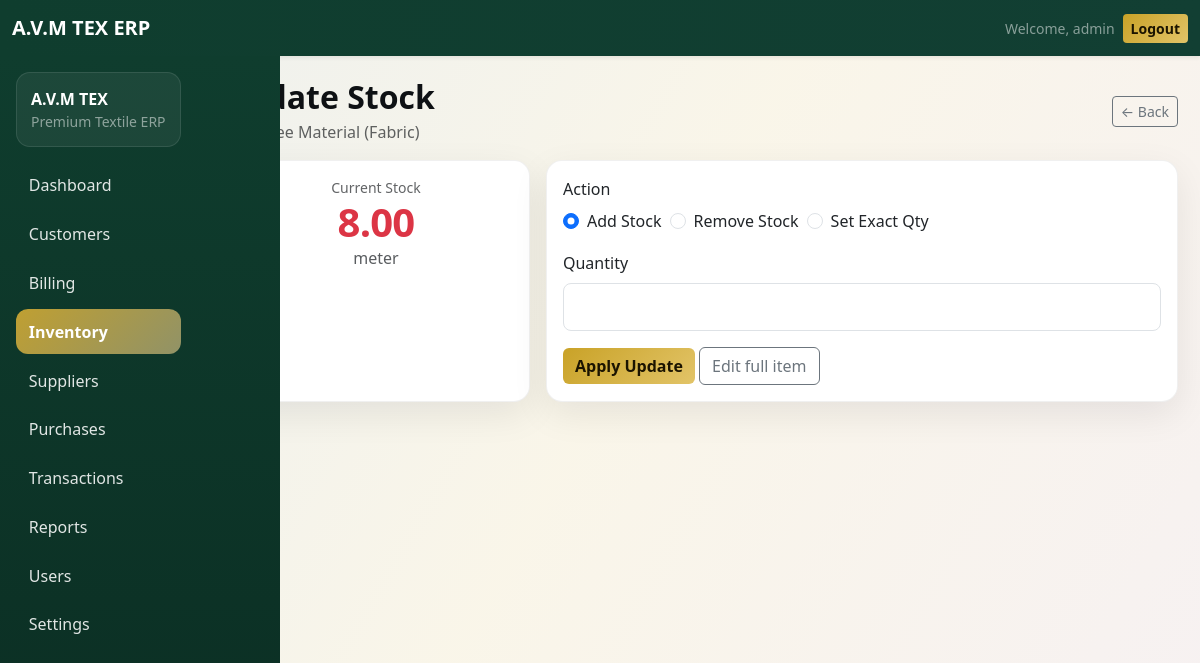
Screenshot of /avm-tex/inventory/stock_update.php?id=2 (signed in) with the database file from the repository.
### tables this page shows
CREATE TABLE IF NOT EXISTS inventory (
  id INT UNSIGNED NOT NULL AUTO_INCREMENT,
  product_name VARCHAR(200) NOT NULL,
  category VARCHAR(100) NOT NULL DEFAULT 'General',
  quantity DECIMAL(12,2) NOT NULL DEFAULT 0,
  unit VARCHAR(30) NOT NULL DEFAULT 'pcs',
  purchase_price DECIMAL(12,2) NOT NULL DEFAULT 0,
  selling_price DECIMAL(12,2) NOT NULL DEFAULT 0,
  supplier VARCHAR(150) DEFAULT NULL,
  gst_percentage DECIMAL(5,2) NOT NULL DEFAULT 0,
  barcode VARCHAR(50) DEFAULT NULL,
  created_at TIMESTAMP NOT NULL DEFAULT CURRENT_TIMESTAMP,
  updated_at TIMESTAMP NOT NULL DEFAULT CURRENT_TIMESTAMP ON UPDATE CURRENT_TIMESTAMP,
  PRIMARY KEY (id),
  KEY idx_inventory_product (product_name),
  KEY idx_inventory_category (category),
  KEY idx_inventory_barcode (barcode),
  KEY idx_inventory_quantity (quantity)
);

### avm-tex/inventory/stock_update.php (the view, shortened to what this page needs)
<?php
require_once __DIR__ . '/../config/db.php';
$id = (int)($_GET['id'] ?? $_POST['id'] ?? 0);
$errors = [];
$stmt = $pdo->prepare(
    'SELECT id, product_name, quantity, unit, category FROM inventory WHERE id = :id LIMIT 1'
);
$stmt->execute([':id' => $id]);
$item = $stmt->fetch();
$currentQty = (float)$item['quantity'];
$form = [
    'stock_action' => (string)($_POST['stock_action'] ?? 'add'),
    'adjust_qty' => (string)($_POST['adjust_qty'] ?? ''),
];
require_once __DIR__ . '/../includes/header.php';
require_once __DIR__ . '/../includes/sidebar.php';
?>
<div class="container-fluid">
    <div class="row">
        <div class="d-none d-lg-block col-lg-3 col-xl-2 p-0" aria-hidden="true"></div>
        <main class="col-12 col-lg-9 col-xl-10 avm-content">
<div class="d-flex align-items-center justify-content-between mb-3">
    <div>
        <h2 class="mb-1 fw-bold">Update Stock</h2>
        <div class="avm-muted"><?= htmlspecialchars($item['product_name']) ?> (<?= htmlspecialchars($item['category']) ?>)</div>
    </div>
    <a href="<?= APP_BASE ?>/inventory/index.php" class="btn btn-outline-secondary btn-sm">← Back</a>
</div>
<div class="row g-3">
    <div class="col-12 col-md-4">
        <div class="card avm-card h-100">
            <div class="card-body text-center">
                <div class="small avm-muted">Current Stock</div>
                <div class="display-6 avm-metric <?= $currentQty <= INVENTORY_LOW_STOCK_THRESHOLD ? 'text-danger' : '' ?>">
                    <?= number_format($currentQty, 2) ?>
                </div>
                <div class="text-muted"><?= htmlspecialchars($item['unit']) ?></div>
            </div>
        </div>
    </div>
    <div class="col-12 col-md-8">
        <div class="card avm-card">
            <div class="card-body">
                <form method="post" action="<?= APP_BASE ?>/inventory/stock_update.php?id=<?= $id ?>">
                    <div class="mb-3">
                        <label class="form-label">Action</label>
                        <div class="d-flex flex-wrap gap-2">
                            <?php foreach (['add' => 'Add Stock', 'subtract' => 'Remove Stock', 'set' => 'Set Exact Qty'] as $val => $label): ?>
                                <div class="form-check">
                                    <input class="form-check-input" type="radio" name="stock_action" id="action_<?= $val ?>"
                                           value="<?= $val ?>" <?= $form['stock_action'] === $val ? 'checked' : '' ?> required>
                                    <label class="form-check-label" for="action_<?= $val ?>"><?= $label ?></label>
                                </div>
                            <?php endforeach; ?>
                        </div>
                    </div>
                    <div class="mb-3">
                        <label for="adjust_qty" class="form-label">Quantity</label>
                        <input type="number" name="adjust_qty" id="adjust_qty" step="0.01" min="0"
                               class="form-control form-control-lg <?= isset($errors['adjust_qty']) ? 'is-invalid' : '' ?>"
                               value="<?= htmlspecialchars($form['adjust_qty']) ?>" required>
                    </div>
                    <button type="submit" class="btn btn-avm-gold">Apply Update</button>
                    <a href="<?= APP_BASE ?>/inventory/edit.php?id=<?= $id ?>" class="btn btn-outline-secondary">Edit full item</a>
                </form>
            </div>
        </div>
    </div>
</div>
        </main>
    </div>
</div>
<?php require_once __DIR__ . '/../includes/footer.php'; ?>

### avm-tex/assets/css/style.css (style rules this page uses)
:root { --avm-cream:#f7f1e1; --avm-maroon:#6b1022; --avm-gold:#c9a227; --avm-green:#0f3d2e; --avm-ink:#0e1114; }
.avm-bg { background: linear-gradient(120deg, rgba(15,61,46,.08), rgba(201,162,39,.10), rgba(107,16,34,.06)); min-height:100vh; color: var(--avm-ink); }
.btn-avm-gold { background: linear-gradient(135deg, var(--avm-gold), #e2c468); border:0; color:#1b1400; font-weight:600; }
.avm-content { padding: 22px; }
.avm-card { border: 1px solid rgba(0,0,0,.06); border-radius: 16px; box-shadow: 0 12px 36px rgba(14,17,20,.08); }
.avm-metric { font-weight:800; letter-spacing: -.02em; }
.avm-muted { color: rgba(14,17,20,.65); }

### rows the page displays
inventory: product_name "Silk Saree Material", category "Fabric", quantity "8.00", unit "meter"

### other values shown
$_SESSION['admin_username'] "admin"
$label "Dashboard"
$label "Customers"
$label "Billing"
$label "Inventory"
$label "Suppliers"
$label "Purchases"
$label "Transactions"
$label "Reports"
$label "Users"
$label "Settings"
$label "Add Stock"
$label "Remove Stock"
$label "Set Exact Qty"
